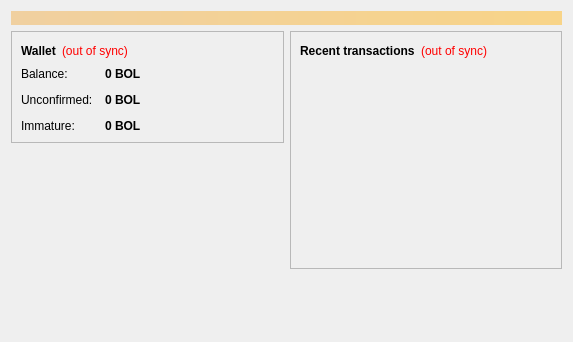
<?xml version="1.0" encoding="UTF-8"?>
<ui version="4.0">
 <class>OverviewPage</class>
 <widget class="QWidget" name="OverviewPage">
  <property name="geometry">
   <rect>
    <x>0</x>
    <y>0</y>
    <width>573</width>
    <height>342</height>
   </rect>
  </property>
  <property name="windowTitle">
   <string>Form</string>
  </property>
  <layout class="QVBoxLayout" name="topLayout">
   <item>
    <widget class="QLabel" name="labelAlerts">
     <property name="visible">
      <bool>false</bool>
     </property>
     <property name="styleSheet">
      <string notr="true">background-color: qlineargradient(x1: 0, y1: 0, x2: 1, y2: 0, stop:0 #F0D0A0, stop:1 #F8D488); color:#000000;</string>
     </property>
     <property name="wordWrap">
      <bool>true</bool>
     </property>
     <property name="margin">
      <number>3</number>
     </property>
    </widget>
   </item>
   <item>
    <layout class="QHBoxLayout" name="horizontalLayout" stretch="1,1">
     <item>
      <layout class="QVBoxLayout" name="verticalLayout_2">
       <item>
        <widget class="QFrame" name="frame">
         <property name="frameShape">
          <enum>QFrame::StyledPanel</enum>
         </property>
         <property name="frameShadow">
          <enum>QFrame::Raised</enum>
         </property>
         <layout class="QVBoxLayout" name="verticalLayout_4">
          <item>
           <layout class="QHBoxLayout" name="horizontalLayout_4">
            <item>
             <widget class="QLabel" name="label_5">
              <property name="font">
               <font>
                <weight>75</weight>
                <bold>true</bold>
               </font>
              </property>
              <property name="text">
               <string>Wallet</string>
              </property>
             </widget>
            </item>
            <item>
             <widget class="QLabel" name="labelWalletStatus">
              <property name="toolTip">
               <string>The displayed information may be out of date. Your wallet automatically synchronizes with the Bitcoinold network after a connection is established, but this process has not completed yet.</string>
              </property>
              <property name="styleSheet">
               <string notr="true">QLabel { color: red; }</string>
              </property>
              <property name="text">
               <string notr="true">(out of sync)</string>
              </property>
              <property name="alignment">
               <set>Qt::AlignLeading|Qt::AlignLeft|Qt::AlignVCenter</set>
              </property>
             </widget>
            </item>
            <item>
             <spacer name="horizontalSpacer_2">
              <property name="orientation">
               <enum>Qt::Horizontal</enum>
              </property>
              <property name="sizeHint" stdset="0">
               <size>
                <width>40</width>
                <height>20</height>
               </size>
              </property>
             </spacer>
            </item>
           </layout>
          </item>
          <item>
           <layout class="QFormLayout" name="formLayout_2">
            <property name="fieldGrowthPolicy">
             <enum>QFormLayout::AllNonFixedFieldsGrow</enum>
            </property>
            <property name="horizontalSpacing">
             <number>12</number>
            </property>
            <property name="verticalSpacing">
             <number>12</number>
            </property>
            <item row="0" column="0">
             <widget class="QLabel" name="label">
              <property name="text">
               <string>Balance:</string>
              </property>
             </widget>
            </item>
            <item row="0" column="1">
             <widget class="QLabel" name="labelBalance">
              <property name="font">
               <font>
                <weight>75</weight>
                <bold>true</bold>
               </font>
              </property>
              <property name="cursor">
               <cursorShape>IBeamCursor</cursorShape>
              </property>
              <property name="toolTip">
               <string>Your current balance</string>
              </property>
              <property name="text">
               <string notr="true">0 BOL</string>
              </property>
              <property name="textInteractionFlags">
               <set>Qt::LinksAccessibleByMouse|Qt::TextSelectableByKeyboard|Qt::TextSelectableByMouse</set>
              </property>
             </widget>
            </item>
            <item row="1" column="0">
             <widget class="QLabel" name="label_3">
              <property name="text">
               <string>Unconfirmed:</string>
              </property>
             </widget>
            </item>
            <item row="1" column="1">
             <widget class="QLabel" name="labelUnconfirmed">
              <property name="font">
               <font>
                <weight>75</weight>
                <bold>true</bold>
               </font>
              </property>
              <property name="cursor">
               <cursorShape>IBeamCursor</cursorShape>
              </property>
              <property name="toolTip">
               <string>Total of transactions that have yet to be confirmed, and do not yet count toward the current balance</string>
              </property>
              <property name="text">
               <string notr="true">0 BOL</string>
              </property>
              <property name="textInteractionFlags">
               <set>Qt::LinksAccessibleByMouse|Qt::TextSelectableByKeyboard|Qt::TextSelectableByMouse</set>
              </property>
             </widget>
            </item>
            <item row="2" column="0">
             <widget class="QLabel" name="labelImmatureText">
              <property name="text">
               <string>Immature:</string>
              </property>
             </widget>
            </item>
            <item row="2" column="1">
             <widget class="QLabel" name="labelImmature">
              <property name="font">
               <font>
                <weight>75</weight>
                <bold>true</bold>
               </font>
              </property>
              <property name="toolTip">
               <string>Mined balance that has not yet matured</string>
              </property>
              <property name="text">
               <string notr="true">0 BOL</string>
              </property>
              <property name="textInteractionFlags">
               <set>Qt::LinksAccessibleByMouse|Qt::TextSelectableByKeyboard|Qt::TextSelectableByMouse</set>
              </property>
             </widget>
            </item>
           </layout>
          </item>
         </layout>
        </widget>
       </item>
       <item>
        <spacer name="verticalSpacer">
         <property name="orientation">
          <enum>Qt::Vertical</enum>
         </property>
         <property name="sizeHint" stdset="0">
          <size>
           <width>20</width>
           <height>40</height>
          </size>
         </property>
        </spacer>
       </item>
      </layout>
     </item>
     <item>
      <layout class="QVBoxLayout" name="verticalLayout_3">
       <item>
        <widget class="QFrame" name="frame_2">
         <property name="frameShape">
          <enum>QFrame::StyledPanel</enum>
         </property>
         <property name="frameShadow">
          <enum>QFrame::Raised</enum>
         </property>
         <layout class="QVBoxLayout" name="verticalLayout">
          <item>
           <layout class="QHBoxLayout" name="horizontalLayout_2">
            <item>
             <widget class="QLabel" name="label_4">
              <property name="text">
               <string>&lt;b&gt;Recent transactions&lt;/b&gt;</string>
              </property>
             </widget>
            </item>
            <item>
             <widget class="QLabel" name="labelTransactionsStatus">
              <property name="toolTip">
               <string>The displayed information may be out of date. Your wallet automatically synchronizes with the Bitcoinold network after a connection is established, but this process has not completed yet.</string>
              </property>
              <property name="styleSheet">
               <string notr="true">QLabel { color: red; }</string>
              </property>
              <property name="text">
               <string notr="true">(out of sync)</string>
              </property>
              <property name="alignment">
               <set>Qt::AlignRight|Qt::AlignTrailing|Qt::AlignVCenter</set>
              </property>
             </widget>
            </item>
            <item>
             <spacer name="horizontalSpacer">
              <property name="orientation">
               <enum>Qt::Horizontal</enum>
              </property>
              <property name="sizeHint" stdset="0">
               <size>
                <width>40</width>
                <height>20</height>
               </size>
              </property>
             </spacer>
            </item>
           </layout>
          </item>
          <item>
           <widget class="QListView" name="listTransactions">
            <property name="styleSheet">
             <string notr="true">QListView { background: transparent; }</string>
            </property>
            <property name="frameShape">
             <enum>QFrame::NoFrame</enum>
            </property>
            <property name="verticalScrollBarPolicy">
             <enum>Qt::ScrollBarAlwaysOff</enum>
            </property>
            <property name="horizontalScrollBarPolicy">
             <enum>Qt::ScrollBarAlwaysOff</enum>
            </property>
            <property name="selectionMode">
             <enum>QAbstractItemView::NoSelection</enum>
            </property>
           </widget>
          </item>
         </layout>
        </widget>
       </item>
       <item>
        <spacer name="verticalSpacer_2">
         <property name="orientation">
          <enum>Qt::Vertical</enum>
         </property>
         <property name="sizeHint" stdset="0">
          <size>
           <width>20</width>
           <height>40</height>
          </size>
         </property>
        </spacer>
       </item>
      </layout>
     </item>
    </layout>
   </item>
  </layout>
 </widget>
 <resources/>
 <connections/>
</ui>
